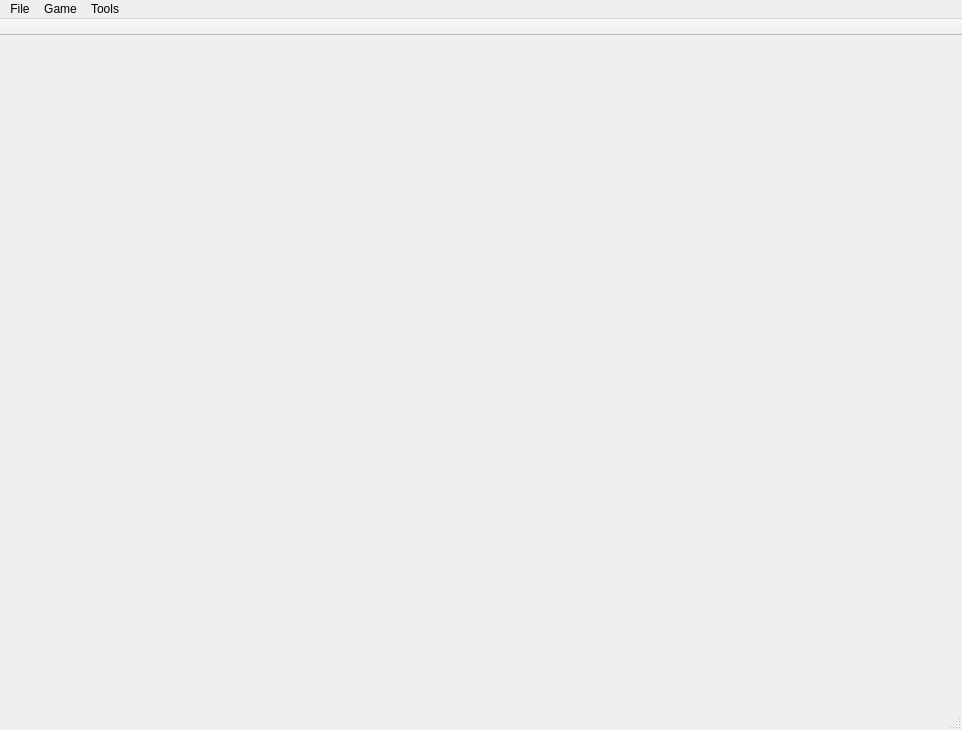
<?xml version="1.0" encoding="UTF-8"?>
<ui version="4.0">
 <class>MainWindow</class>
 <widget class="QMainWindow" name="MainWindow">
  <property name="geometry">
   <rect>
    <x>0</x>
    <y>0</y>
    <width>962</width>
    <height>730</height>
   </rect>
  </property>
  <property name="windowTitle">
   <string>DartsScore</string>
  </property>
  <widget class="QWidget" name="centralWidget">
   <widget class="DartBoardWidget" name="dartboardWidget" native="true">
    <property name="geometry">
     <rect>
      <x>180</x>
      <y>90</y>
      <width>551</width>
      <height>541</height>
     </rect>
    </property>
    <property name="autoFillBackground">
     <bool>false</bool>
    </property>
   </widget>
  </widget>
  <widget class="QMenuBar" name="menuBar">
   <property name="geometry">
    <rect>
     <x>0</x>
     <y>0</y>
     <width>962</width>
     <height>22</height>
    </rect>
   </property>
   <widget class="QMenu" name="menuFile">
    <property name="title">
     <string>File</string>
    </property>
   </widget>
   <widget class="QMenu" name="menuGame">
    <property name="title">
     <string>Game</string>
    </property>
    <widget class="QMenu" name="menuSet_Players">
     <property name="title">
      <string>Set Players</string>
     </property>
     <addaction name="action1"/>
     <addaction name="action2"/>
     <addaction name="action3"/>
     <addaction name="action4"/>
     <addaction name="action5"/>
     <addaction name="action6"/>
    </widget>
    <addaction name="separator"/>
    <addaction name="actionNew_Game"/>
    <addaction name="actionRestart_Game"/>
    <addaction name="separator"/>
    <addaction name="menuSet_Players"/>
    <addaction name="actionManage_Players"/>
   </widget>
   <widget class="QMenu" name="menuTools">
    <property name="title">
     <string>Tools</string>
    </property>
    <addaction name="actionStat_Viewer"/>
   </widget>
   <addaction name="menuFile"/>
   <addaction name="menuGame"/>
   <addaction name="menuTools"/>
  </widget>
  <widget class="QToolBar" name="mainToolBar">
   <property name="movable">
    <bool>false</bool>
   </property>
   <attribute name="toolBarArea">
    <enum>TopToolBarArea</enum>
   </attribute>
   <attribute name="toolBarBreak">
    <bool>false</bool>
   </attribute>
  </widget>
  <widget class="QStatusBar" name="statusBar"/>
  <action name="actionNew_Game">
   <property name="text">
    <string>New Game</string>
   </property>
  </action>
  <action name="action2">
   <property name="checkable">
    <bool>true</bool>
   </property>
   <property name="checked">
    <bool>true</bool>
   </property>
   <property name="text">
    <string>2</string>
   </property>
  </action>
  <action name="action3">
   <property name="checkable">
    <bool>true</bool>
   </property>
   <property name="text">
    <string>3</string>
   </property>
  </action>
  <action name="action4">
   <property name="checkable">
    <bool>true</bool>
   </property>
   <property name="text">
    <string>4</string>
   </property>
  </action>
  <action name="action5">
   <property name="checkable">
    <bool>true</bool>
   </property>
   <property name="text">
    <string>5</string>
   </property>
  </action>
  <action name="action6">
   <property name="checkable">
    <bool>true</bool>
   </property>
   <property name="text">
    <string>6</string>
   </property>
  </action>
  <action name="action1">
   <property name="checkable">
    <bool>true</bool>
   </property>
   <property name="text">
    <string>1</string>
   </property>
  </action>
  <action name="actionGenerate_Throw">
   <property name="text">
    <string>Generate Throw</string>
   </property>
  </action>
  <action name="actionClear_Darts">
   <property name="text">
    <string>Clear Darts</string>
   </property>
  </action>
  <action name="actionAdd_New_Player">
   <property name="text">
    <string>Add New Player</string>
   </property>
  </action>
  <action name="actionRestart_Game">
   <property name="text">
    <string>Restart Game</string>
   </property>
  </action>
  <action name="action301">
   <property name="text">
    <string>301</string>
   </property>
  </action>
  <action name="action501">
   <property name="text">
    <string>501</string>
   </property>
  </action>
  <action name="actionTest">
   <property name="text">
    <string>Test</string>
   </property>
  </action>
  <action name="actionManage_Players">
   <property name="text">
    <string>Manage Players</string>
   </property>
  </action>
  <action name="actionStat_Viewer">
   <property name="text">
    <string>Statistics</string>
   </property>
  </action>
 </widget>
 <layoutdefault spacing="6" margin="11"/>
 <customwidgets>
  <customwidget>
   <class>DartBoardWidget</class>
   <extends>QWidget</extends>
   <header>dartboardwidget.h</header>
   <container>1</container>
  </customwidget>
 </customwidgets>
 <resources/>
 <connections/>
</ui>
